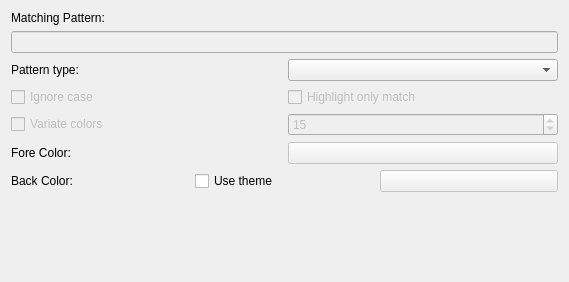
<?xml version="1.0" encoding="UTF-8"?>
<ui version="4.0">
 <class>HighlighterEdit</class>
 <widget class="QWidget" name="HighlighterEdit">
  <property name="geometry">
   <rect>
    <x>0</x>
    <y>0</y>
    <width>569</width>
    <height>282</height>
   </rect>
  </property>
  <property name="windowTitle">
   <string>Form</string>
  </property>
  <layout class="QVBoxLayout" name="verticalLayout">
   <item>
    <widget class="QLabel" name="label">
     <property name="text">
      <string>Matching Pattern: </string>
     </property>
    </widget>
   </item>
   <item>
    <widget class="QLineEdit" name="patternEdit">
     <property name="enabled">
      <bool>false</bool>
     </property>
    </widget>
   </item>
   <item>
    <layout class="QHBoxLayout" name="horizontalLayout_4">
     <item>
      <widget class="QLabel" name="label_4">
       <property name="text">
        <string>Pattern type:</string>
       </property>
      </widget>
     </item>
     <item>
      <widget class="QComboBox" name="patternTypeComboBox"/>
     </item>
    </layout>
   </item>
   <item>
    <layout class="QHBoxLayout" name="horizontalLayout">
     <item>
      <widget class="QCheckBox" name="ignoreCaseCheckBox">
       <property name="enabled">
        <bool>false</bool>
       </property>
       <property name="text">
        <string>Ignore case</string>
       </property>
       <property name="checked">
        <bool>false</bool>
       </property>
      </widget>
     </item>
     <item>
      <widget class="QCheckBox" name="onlyMatchCheckBox">
       <property name="enabled">
        <bool>false</bool>
       </property>
       <property name="text">
        <string>Highlight only match</string>
       </property>
      </widget>
     </item>
    </layout>
   </item>
   <item>
    <layout class="QHBoxLayout" name="variateColorsLayout">
     <item>
      <widget class="QCheckBox" name="variateColorsCheckBox">
       <property name="enabled">
        <bool>false</bool>
       </property>
       <property name="text">
        <string>Variate colors</string>
       </property>
      </widget>
     </item>
     <item>
      <widget class="QSpinBox" name="variationSpinBox">
       <property name="enabled">
        <bool>false</bool>
       </property>
       <property name="minimum">
        <number>5</number>
       </property>
       <property name="value">
        <number>15</number>
       </property>
      </widget>
     </item>
    </layout>
   </item>
   <item>
    <layout class="QHBoxLayout" name="horizontalLayout_3">
     <item>
      <widget class="QLabel" name="label_2">
       <property name="text">
        <string>Fore Color: </string>
       </property>
      </widget>
     </item>
     <item>
      <widget class="QPushButton" name="foreColorButton">
       <property name="enabled">
        <bool>false</bool>
       </property>
       <property name="text">
        <string/>
       </property>
      </widget>
     </item>
    </layout>
   </item>
    <item>
     <layout class="QHBoxLayout" name="horizontalLayout_2">
      <item>
       <widget class="QLabel" name="label_3">
        <property name="text">
         <string>Back Color: </string>
        </property>
       </widget>
      </item>
      <item>
       <widget class="QCheckBox" name="useThemeBackCheckBox">
        <property name="enabled">
         <bool>true</bool>
        </property>
        <property name="text">
         <string>Use theme</string>
        </property>
       </widget>
      </item>
      <item>
       <widget class="QPushButton" name="backColorButton">
        <property name="enabled">
         <bool>false</bool>
        </property>
        <property name="text">
         <string/>
        </property>
       </widget>
      </item>
     </layout>
    </item>
   <item>
    <spacer name="verticalSpacer">
     <property name="orientation">
      <enum>Qt::Vertical</enum>
     </property>
     <property name="sizeHint" stdset="0">
      <size>
       <width>20</width>
       <height>40</height>
      </size>
     </property>
    </spacer>
   </item>
  </layout>
 </widget>
 <resources/>
 <connections/>
</ui>
